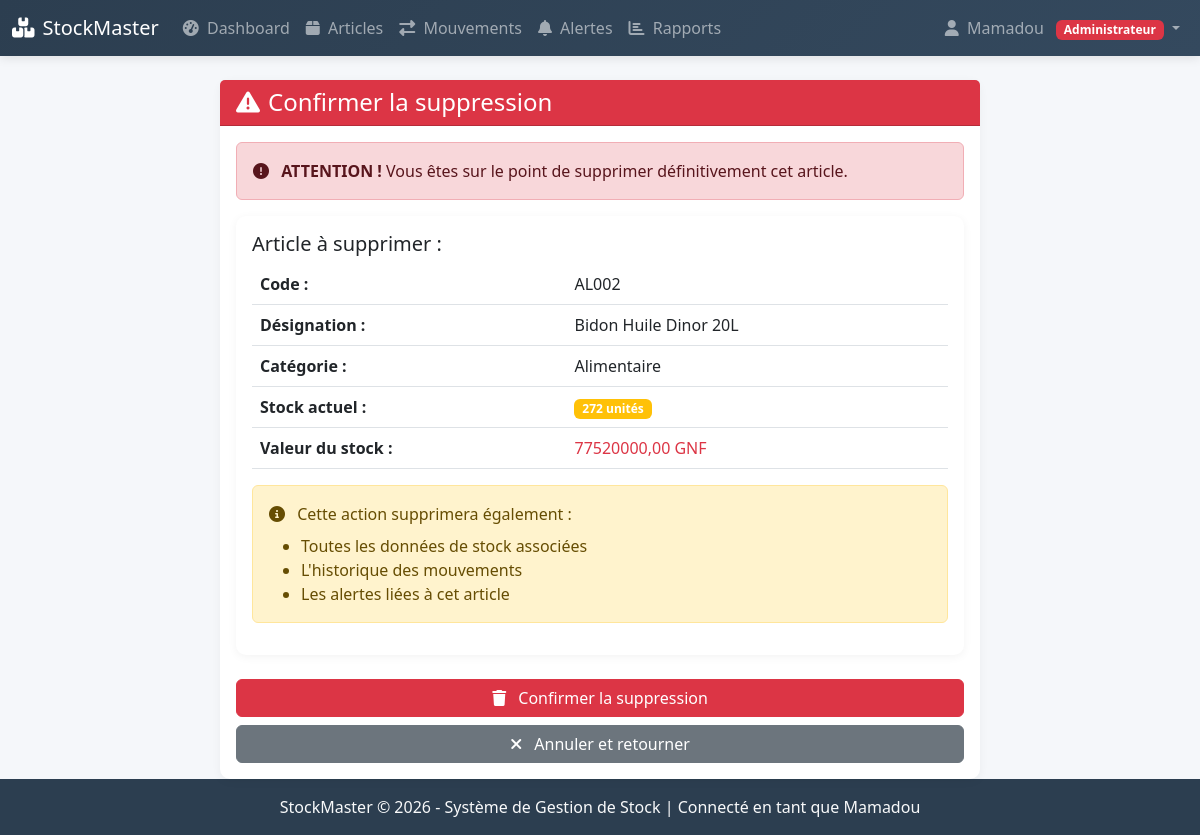
The app's page /articles/supprimer/2/ (signed in), older data.
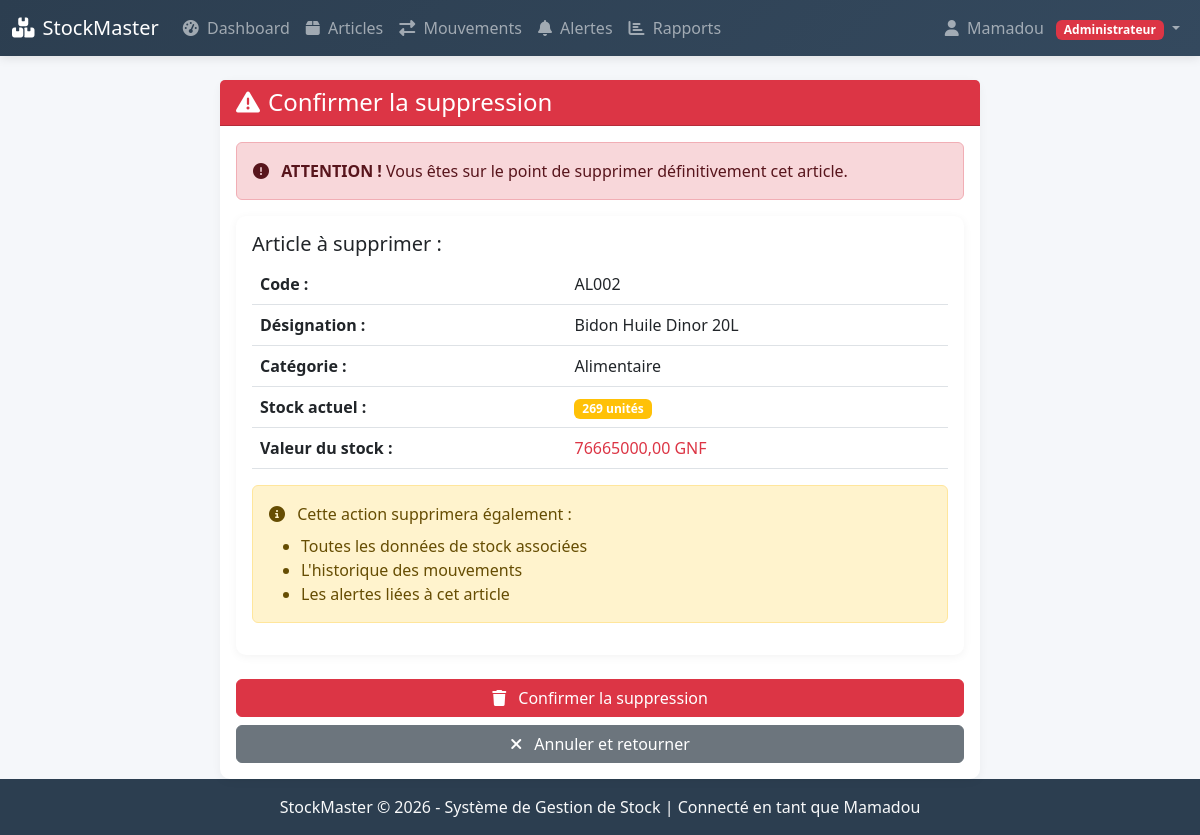
The same page, newer data.
### gestion_stock/models.py (models this page shows, shortened)
class Article(models.Model):
    UNITE_CHOICES = [
        ('unite', 'Unité'),
        ('kg', 'Kilogramme'),
        ('litre', 'Litre'),
        ('paquet', 'Paquet'),
        ('carton', 'Carton'),
    ]
    code_article = models.CharField(max_length=50, unique=True, verbose_name="Code article")
    code_barre = models.CharField(max_length=100, blank=True, unique=True, verbose_name="Code-barres")
    designation = models.CharField(max_length=200)
    categorie = models.ForeignKey(Categorie, on_delete=models.SET_NULL, null=True)
    fournisseur = models.ForeignKey(Fournisseur, on_delete=models.SET_NULL, null=True, blank=True)
    prix_achat = models.DecimalField(max_digits=10, decimal_places=2)
    prix_vente = models.DecimalField(max_digits=10, decimal_places=2)
    seuil_alerte = models.IntegerField(default=10)
    unite = models.CharField(max_length=20, choices=UNITE_CHOICES, default='unite')
    emplacement = models.CharField(max_length=50, blank=True, help_text="Rayon/Étagère")
    date_peremption = models.DateField(null=True, blank=True, verbose_name="Date de péremption")
    actif = models.BooleanField(default=True)
    date_creation = models.DateTimeField(auto_now_add=True)
    date_modification = models.DateTimeField(auto_now=True)
    @property
    def quantite_stock(self):
        stock = self.stock_set.first()
        return stock.quantite if stock else 0
    @property
    def valeur_stock(self):
        return self.quantite_stock * self.prix_achat
    class Meta:
        verbose_name = "Article"
        verbose_name_plural = "Articles"

class Stock(models.Model):
    article = models.ForeignKey(Article, on_delete=models.CASCADE)
    quantite = models.IntegerField(default=0)
    quantite_min = models.IntegerField(default=0)
    quantite_max = models.IntegerField(default=1000)
    emplacement = models.CharField(max_length=100)
    date_derniere_entree = models.DateTimeField(null=True, blank=True)
    date_derniere_sortie = models.DateTimeField(null=True, blank=True)
    class Meta:
        verbose_name = "Stock"
        verbose_name_plural = "Stocks"

class Categorie(models.Model):
    nom = models.CharField(max_length=50, unique=True)
    description = models.TextField(blank=True)
    class Meta:
        verbose_name = "Catégorie"
        verbose_name_plural = "Catégories"

### gestion_stock/views.py (the view)
# urls.py: path('articles/supprimer/<int:pk>/', login_required(admin_required(views.supprimer_article)), name='supprimer_article'),
@login_required
@admin_required
def supprimer_article(request, pk):
    article = get_object_or_404(Article, pk=pk)
    if request.method == 'POST':
        article.delete()
        messages.success(request, 'Article supprimé avec succès!')
        return redirect('liste_articles')
    return render(request, 'gestion_stock/articles/supprimer.html', {'article': article})

### gestion_stock/context_processors.py (called while the page is built)
def notification_context(request):
    context = {}
    if request.user.is_authenticated:
        try:
            alertes_non_lues = Alerte.objects.filter(lu=False).count()
            context['alertes_non_lues'] = alertes_non_lues
            if hasattr(request.user, 'profilutilisateur'):
                context['user_role'] = request.user.profilutilisateur.role
                context['user_profile'] = request.user.profilutilisateur
        except:
            pass
    return context

### gestion_stock/templates/gestion_stock/articles/supprimer.html (shortened to what this page needs)
{% extends 'base.html' %}
{% block content %}
<div class="container-fluid mt-4">
    <div class="row justify-content-center">
        <div class="col-lg-8">
            <div class="card border-danger">
                <div class="card-header bg-danger text-white">
                    <h4 class="mb-0">
                        <i class="fas fa-exclamation-triangle me-2"></i>Confirmer la suppression
                    </h4>
                </div>
                <div class="card-body">
                    <div class="alert alert-danger">
                        <i class="fas fa-exclamation-circle me-2"></i>
                        <strong>ATTENTION !</strong> Vous êtes sur le point de supprimer définitivement cet article.
                    </div>
                    <div class="card mb-4">
                        <div class="card-body">
                            <h5>Article à supprimer :</h5>
                            <table class="table">
                                <tr>
                                    <th>Code :</th>
                                    <td>{{ article.code_article }}</td>
                                </tr>
                                <tr>
                                    <th>Désignation :</th>
                                    <td>{{ article.designation }}</td>
                                </tr>
                                <tr>
                                    <th>Catégorie :</th>
                                    <td>{{ article.categorie.nom|default:"Non catégorisé" }}</td>
                                </tr>
                                <tr>
                                    <th>Stock actuel :</th>
                                    <td>
                                        <span class="badge bg-warning">{{ article.quantite_stock }} unités</span>
                                    </td>
                                </tr>
                                <tr>
                                    <th>Valeur du stock :</th>
                                    <td class="text-danger">{{ article.valeur_stock|floatformat:2 }} GNF</td>
                                </tr>
                            </table>
                            <div class="alert alert-warning">
                                <i class="fas fa-info-circle me-2"></i>
                                Cette action supprimera également :
                                <ul class="mb-0 mt-2">
                                    <li>Toutes les données de stock associées</li>
                                    <li>L'historique des mouvements</li>
                                    <li>Les alertes liées à cet article</li>
                                </ul>
                            </div>
                        </div>
                    </div>
                    <form method="post">
                        <div class="d-grid gap-2">
                            <button type="submit" class="btn btn-danger" onclick="return confirm('Êtes-vous ABSOLUMENT sûr ? Cette action est irréversible !')">
                                <i class="fas fa-trash me-2"></i> Confirmer la suppression
                            </button>
                            <a href="{% url 'detail_article' article.pk %}" class="btn btn-secondary">
                                <i class="fas fa-times me-2"></i> Annuler et retourner
                            </a>
                        </div>
                    </form>
                </div>
            </div>
        </div>
    </div>
</div>
{% endblock %}

Row changes from the older to the newer data that the page shows:
changed through a linked row, Article "AL002": quantite_stock "272" → "269"; valeur_stock "77520000,00" → "76665000,00"
